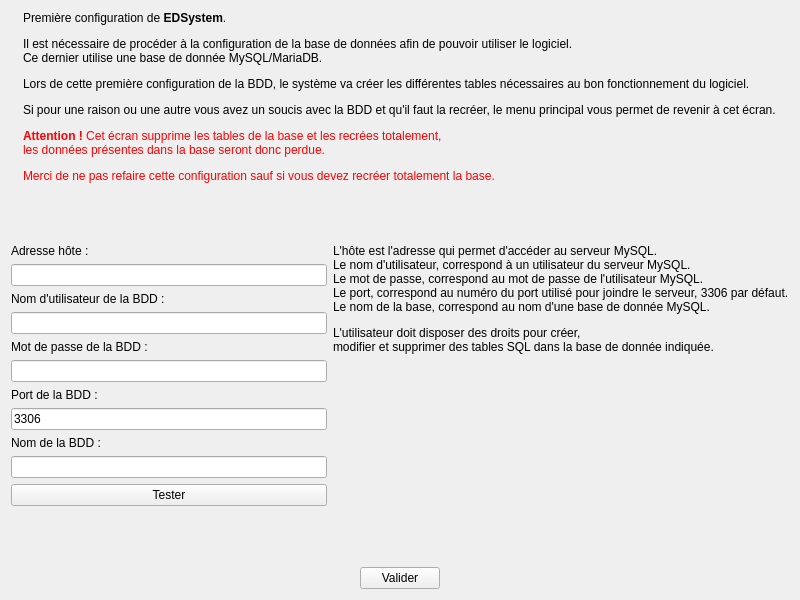
<?xml version="1.0" encoding="UTF-8"?>
<ui version="4.0">
 <class>FirstConfig</class>
 <widget class="QWidget" name="FirstConfig">
  <property name="windowModality">
   <enum>Qt::ApplicationModal</enum>
  </property>
  <property name="geometry">
   <rect>
    <x>0</x>
    <y>0</y>
    <width>800</width>
    <height>600</height>
   </rect>
  </property>
  <property name="windowTitle">
   <string>Première installation</string>
  </property>
  <layout class="QVBoxLayout" name="verticalLayout_8">
   <item>
    <layout class="QHBoxLayout" name="horizontalLayout">
     <item>
      <spacer name="horizontalSpacer">
       <property name="orientation">
        <enum>Qt::Horizontal</enum>
       </property>
       <property name="sizeHint" stdset="0">
        <size>
         <width>40</width>
         <height>20</height>
        </size>
       </property>
      </spacer>
     </item>
     <item>
      <widget class="QLabel" name="label">
       <property name="text">
        <string>&lt;html&gt;&lt;head/&gt;&lt;body&gt;&lt;p&gt;Première configuration de &lt;span style=&quot; font-weight:600;&quot;&gt;EDSystem&lt;/span&gt;.&lt;/p&gt;&lt;p align=&quot;justify&quot;&gt;Il est nécessaire de procéder à la configuration de la base de données afin de pouvoir utiliser le logiciel.&lt;br/&gt;Ce dernier utilise une base de donnée MySQL/MariaDB.&lt;/p&gt;&lt;p align=&quot;justify&quot;&gt;Lors de cette première configuration de la BDD, le système va créer les différentes tables nécessaires au bon fonctionnement du logiciel.&lt;/p&gt;&lt;p align=&quot;justify&quot;&gt;Si pour une raison ou une autre vous avez un soucis avec la BDD et qu'il faut la recréer, le menu principal vous permet de revenir à cet écran.&lt;/p&gt;&lt;p align=&quot;justify&quot;&gt;&lt;span style=&quot; font-weight:600; color:#ff0000;&quot;&gt;Attention ! &lt;/span&gt;&lt;span style=&quot; color:#ff0000;&quot;&gt;Cet écran supprime les tables de la base et les recrées totalement,&lt;br/&gt;les données présentes dans la base seront donc perdue.&lt;/span&gt;&lt;/p&gt;&lt;p align=&quot;justify&quot;&gt;&lt;span style=&quot; color:#ff0000;&quot;&gt;Merci de ne pas refaire cette configuration sauf si vous devez recréer totalement la base.&lt;/span&gt;&lt;/p&gt;&lt;/body&gt;&lt;/html&gt;</string>
       </property>
      </widget>
     </item>
     <item>
      <spacer name="horizontalSpacer_2">
       <property name="orientation">
        <enum>Qt::Horizontal</enum>
       </property>
       <property name="sizeHint" stdset="0">
        <size>
         <width>40</width>
         <height>20</height>
        </size>
       </property>
      </spacer>
     </item>
    </layout>
   </item>
   <item>
    <spacer name="verticalSpacer_2">
     <property name="orientation">
      <enum>Qt::Vertical</enum>
     </property>
     <property name="sizeHint" stdset="0">
      <size>
       <width>20</width>
       <height>50</height>
      </size>
     </property>
    </spacer>
   </item>
   <item>
    <layout class="QHBoxLayout" name="horizontalLayout_3">
     <item>
      <layout class="QVBoxLayout" name="verticalLayout_6">
       <item>
        <layout class="QVBoxLayout" name="verticalLayout">
         <item>
          <widget class="QLabel" name="label_2">
           <property name="text">
            <string>Adresse hôte :</string>
           </property>
          </widget>
         </item>
         <item>
          <widget class="QLineEdit" name="hostEdit"/>
         </item>
        </layout>
       </item>
       <item>
        <layout class="QVBoxLayout" name="verticalLayout_2">
         <item>
          <widget class="QLabel" name="label_3">
           <property name="text">
            <string>Nom d'utilisateur de la BDD :</string>
           </property>
          </widget>
         </item>
         <item>
          <widget class="QLineEdit" name="usernameEdit"/>
         </item>
        </layout>
       </item>
       <item>
        <layout class="QVBoxLayout" name="verticalLayout_3">
         <item>
          <widget class="QLabel" name="label_4">
           <property name="text">
            <string>Mot de passe de la BDD :</string>
           </property>
          </widget>
         </item>
         <item>
          <widget class="QLineEdit" name="passwordEdit">
           <property name="echoMode">
            <enum>QLineEdit::Password</enum>
           </property>
          </widget>
         </item>
        </layout>
       </item>
       <item>
        <layout class="QVBoxLayout" name="verticalLayout_4">
         <item>
          <widget class="QLabel" name="label_5">
           <property name="text">
            <string>Port de la BDD :</string>
           </property>
          </widget>
         </item>
         <item>
          <widget class="QLineEdit" name="portEdit">
           <property name="inputMask">
            <string>00000</string>
           </property>
           <property name="text">
            <string>3306</string>
           </property>
           <property name="maxLength">
            <number>5</number>
           </property>
          </widget>
         </item>
        </layout>
       </item>
       <item>
        <layout class="QVBoxLayout" name="verticalLayout_5">
         <item>
          <widget class="QLabel" name="label_6">
           <property name="text">
            <string>Nom de la BDD :</string>
           </property>
          </widget>
         </item>
         <item>
          <widget class="QLineEdit" name="dbnameEdit"/>
         </item>
        </layout>
       </item>
       <item>
        <widget class="QPushButton" name="testConnectionButton">
         <property name="text">
          <string>Tester</string>
         </property>
        </widget>
       </item>
      </layout>
     </item>
     <item>
      <layout class="QVBoxLayout" name="verticalLayout_7">
       <item>
        <widget class="QLabel" name="label_7">
         <property name="text">
          <string>&lt;html&gt;&lt;head/&gt;&lt;body&gt;&lt;p&gt;L'hôte est l'adresse qui permet d'accéder au serveur MySQL.&lt;br/&gt;Le nom d'utilisateur, correspond à un utilisateur du serveur MySQL.&lt;br/&gt;Le mot de passe, correspond au mot de passe de l'utilisateur MySQL.&lt;br/&gt;Le port, correspond au numéro du port utilisé pour joindre le serveur, 3306 par défaut.&lt;br/&gt;Le nom de la base, correspond au nom d'une base de donnée MySQL.&lt;/p&gt;&lt;p&gt;L'utilisateur doit disposer des droits pour créer,&lt;br/&gt;modifier et supprimer des tables SQL dans la base de donnée indiquée.&lt;/p&gt;&lt;/body&gt;&lt;/html&gt;</string>
         </property>
        </widget>
       </item>
       <item>
        <spacer name="verticalSpacer_3">
         <property name="orientation">
          <enum>Qt::Vertical</enum>
         </property>
         <property name="sizeHint" stdset="0">
          <size>
           <width>20</width>
           <height>40</height>
          </size>
         </property>
        </spacer>
       </item>
      </layout>
     </item>
    </layout>
   </item>
   <item>
    <spacer name="verticalSpacer">
     <property name="orientation">
      <enum>Qt::Vertical</enum>
     </property>
     <property name="sizeHint" stdset="0">
      <size>
       <width>20</width>
       <height>49</height>
      </size>
     </property>
    </spacer>
   </item>
   <item>
    <layout class="QHBoxLayout" name="horizontalLayout_2">
     <item>
      <spacer name="horizontalSpacer_4">
       <property name="orientation">
        <enum>Qt::Horizontal</enum>
       </property>
       <property name="sizeHint" stdset="0">
        <size>
         <width>40</width>
         <height>20</height>
        </size>
       </property>
      </spacer>
     </item>
     <item>
      <widget class="QPushButton" name="validateButton">
       <property name="text">
        <string>Valider</string>
       </property>
      </widget>
     </item>
     <item>
      <spacer name="horizontalSpacer_5">
       <property name="orientation">
        <enum>Qt::Horizontal</enum>
       </property>
       <property name="sizeHint" stdset="0">
        <size>
         <width>40</width>
         <height>20</height>
        </size>
       </property>
      </spacer>
     </item>
    </layout>
   </item>
  </layout>
 </widget>
 <resources/>
 <connections/>
</ui>
